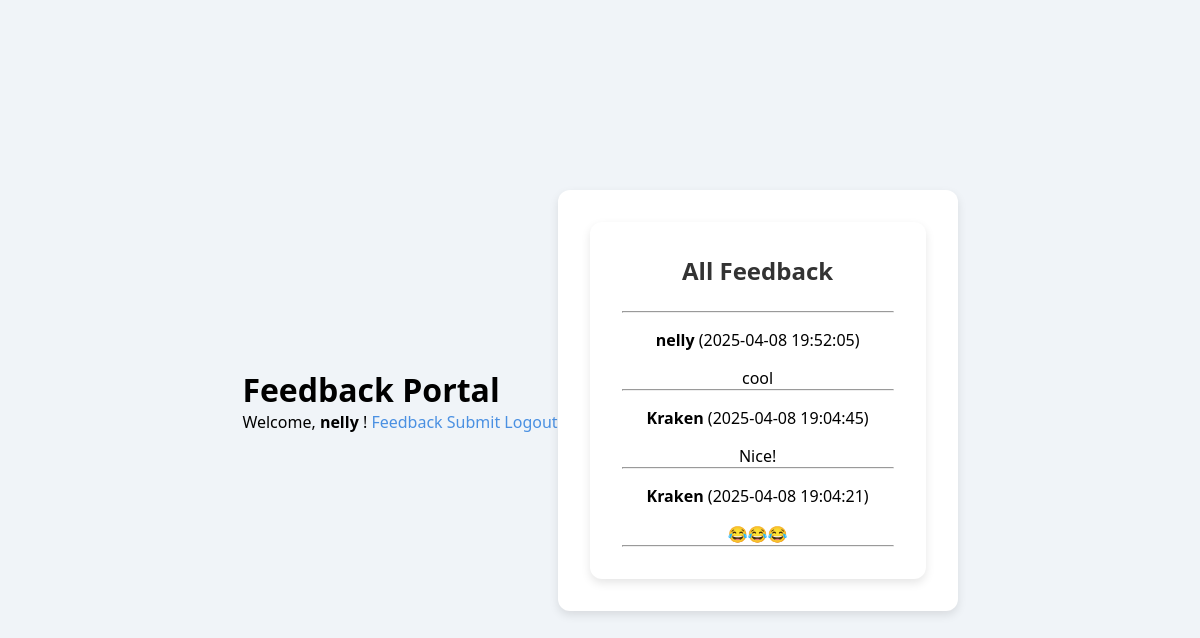
Page /view_feedback.php (signed in) on the committed database.
### tables this page shows
CREATE TABLE `feedback` (
  `id` int NOT NULL,
  `user_id` int DEFAULT NULL,
  `message` text,
  `submitted_at` timestamp NULL DEFAULT CURRENT_TIMESTAMP
);

CREATE TABLE `users` (
  `ID` int NOT NULL,
  `NAME` varchar(255) NOT NULL,
  `EMAIL` varchar(255) NOT NULL,
  `PASSWORD` varchar(255) NOT NULL
);

### view_feedback.php (the view, shortened to what this page needs)
<?php
include 'header.php';
include 'db_connect.php';
$sql = "SELECT f.message, f.submitted_at, u.name
        FROM feedback f
        JOIN users u ON f.user_id = u.id
        ORDER BY f.submitted_at DESC";
$result = $conn->query($sql);
?>
<!DOCTYPE html>
<html lang="en">
<head>
    <link rel="stylesheet" href="style.css">
</head>
<body>
<div class="container">
    <h2>All Feedback</h2>
    <hr>
    <?php
    if ($result->num_rows > 0) {
        while ($row = $result->fetch_assoc()) {
            echo "<div class='feedback'>";
            echo "<p><strong>" . htmlspecialchars($row['name']) . "</strong> (" . $row['submitted_at'] . ")</p>";
            echo "<p>" . nl2br(htmlspecialchars_decode($row['message'])) . "</p>";
            echo "<hr></div>";
        }
    } else {
        echo "<p>No feedback submitted yet.</p>";
    }
    ?>
</div>
</body>
</html>

### style.css (style rules this page uses)
* { box-sizing: border-box; margin: 0; padding: 0; font-family: 'Segoe UI', Tahoma, Geneva, Verdana, sans-serif; }
body { background: #f0f4f8; display: flex; justify-content: center; align-items: center; min-height: 100vh; }
.container { background-color: #ffffff; padding: 2rem; border-radius: 12px; box-shadow: 0 4px 10px rgba(0, 0, 0, 0.1); width: 100%; max-width: 400px; }
h2 { text-align: center; margin-bottom: 1.5rem; color: #333; }
p { margin-top: 1rem; text-align: center; }

### rows in the picture
feedback: user.NAME "nelly", submitted_at "2025-04-08 19:52:05", message "cool"
feedback: user.NAME "Kraken", submitted_at "2025-04-08 19:04:45", message "Nice!"
feedback: user.NAME "Kraken", submitted_at "2025-04-08 19:04:21", message "😂😂😂"

### other values in the picture
$_SESSION['user_name'] "nelly"
